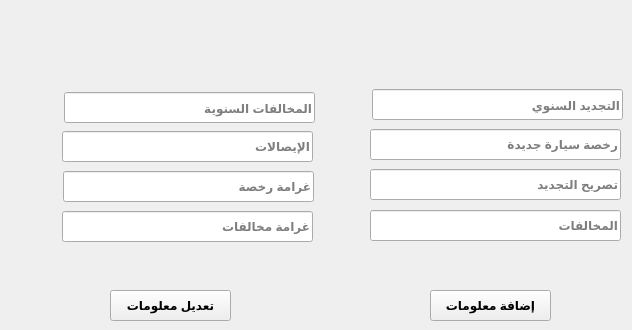
   <widget class="QWidget" name="tab_4">
    <attribute name="title">
     <string>التراخيص</string>
    </attribute>
    <widget class="QLineEdit" name="txt_infraction_info">
     <property name="geometry">
      <rect>
       <x>370</x>
       <y>210</y>
       <width>251</width>
       <height>31</height>
      </rect>
     </property>
     <property name="font">
      <font>
       <weight>75</weight>
       <bold>true</bold>
      </font>
     </property>
     <property name="placeholderText">
      <string>المخالفات</string>
     </property>
    </widget>
    <widget class="QLineEdit" name="txt_annual_infraction">
     <property name="geometry">
      <rect>
       <x>64</x>
       <y>92</y>
       <width>251</width>
       <height>31</height>
      </rect>
     </property>
     <property name="font">
      <font>
       <weight>75</weight>
       <bold>true</bold>
      </font>
     </property>
     <property name="placeholderText">
      <string>المخالفات السنوية</string>
     </property>
    </widget>
    <widget class="QLineEdit" name="txt_newcar_licence">
     <property name="geometry">
      <rect>
       <x>370</x>
       <y>129</y>
       <width>251</width>
       <height>31</height>
      </rect>
     </property>
     <property name="font">
      <font>
       <weight>75</weight>
       <bold>true</bold>
      </font>
     </property>
     <property name="placeholderText">
      <string>رخصة سيارة جديدة</string>
     </property>
    </widget>
    <widget class="QLineEdit" name="txt_withdrawn_licence">
     <property name="geometry">
      <rect>
       <x>63</x>
       <y>171</y>
       <width>251</width>
       <height>31</height>
      </rect>
     </property>
     <property name="font">
      <font>
       <weight>75</weight>
       <bold>true</bold>
      </font>
     </property>
     <property name="placeholderText">
      <string>غرامة رخصة</string>
     </property>
    </widget>
    <widget class="QLineEdit" name="txt_withdrawn_infraction">
     <property name="geometry">
      <rect>
       <x>62</x>
       <y>211</y>
       <width>251</width>
       <height>31</height>
      </rect>
     </property>
     <property name="font">
      <font>
       <weight>75</weight>
       <bold>true</bold>
      </font>
     </property>
     <property name="placeholderText">
      <string>غرامة مخالفات</string>
     </property>
    </widget>
    <widget class="QLineEdit" name="txt_stamping_receipts">
     <property name="geometry">
      <rect>
       <x>62</x>
       <y>131</y>
       <width>251</width>
       <height>31</height>
      </rect>
     </property>
     <property name="font">
      <font>
       <weight>75</weight>
       <bold>true</bold>
      </font>
     </property>
     <property name="placeholderText">
      <string>الإيصالات</string>
     </property>
    </widget>
    <widget class="QLineEdit" name="txt_renew_permission">
     <property name="geometry">
      <rect>
       <x>370</x>
       <y>169</y>
       <width>251</width>
       <height>31</height>
      </rect>
     </property>
     <property name="font">
      <font>
       <weight>75</weight>
       <bold>true</bold>
      </font>
     </property>
     <property name="placeholderText">
      <string>تصريح التجديد</string>
     </property>
    </widget>
    <widget class="QLineEdit" name="txt_annual_renew">
     <property name="geometry">
      <rect>
       <x>372</x>
       <y>89</y>
       <width>251</width>
       <height>31</height>
      </rect>
     </property>
     <property name="font">
      <font>
       <weight>75</weight>
       <bold>true</bold>
      </font>
     </property>
     <property name="layoutDirection">
      <enum>Qt::RightToLeft</enum>
     </property>
     <property name="placeholderText">
      <string>التجديد السنوي</string>
     </property>
    </widget>
    <widget class="QPushButton" name="btn_Update_Licence_Info">
     <property name="geometry">
      <rect>
       <x>110</x>
       <y>290</y>
       <width>121</width>
       <height>31</height>
      </rect>
     </property>
     <property name="font">
      <font>
       <weight>75</weight>
       <bold>true</bold>
      </font>
     </property>
     <property name="text">
      <string>تعديل معلومات</string>
     </property>
    </widget>
    <widget class="QPushButton" name="btn_Add_Licence_Info">
     <property name="geometry">
      <rect>
       <x>430</x>
       <y>290</y>
       <width>121</width>
       <height>31</height>
      </rect>
     </property>
     <property name="font">
      <font>
       <weight>75</weight>
       <bold>true</bold>
      </font>
     </property>
     <property name="text">
      <string>إضافة معلومات</string>
     </property>
    </widget>
   </widget>
